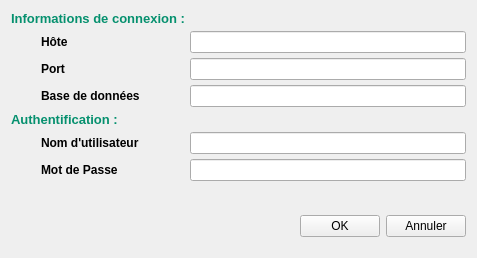
<?xml version="1.0" encoding="UTF-8"?>
<ui version="4.0">
 <class>Form</class>
 <widget class="QWidget" name="Form">
  <property name="geometry">
   <rect>
    <x>0</x>
    <y>0</y>
    <width>477</width>
    <height>258</height>
   </rect>
  </property>
  <property name="windowTitle">
   <string>Connexion</string>
  </property>
  <layout class="QVBoxLayout" name="verticalLayout">
   <item>
    <layout class="QFormLayout" name="FL_connect">
     <property name="horizontalSpacing">
      <number>5</number>
     </property>
     <property name="verticalSpacing">
      <number>5</number>
     </property>
     <property name="bottomMargin">
      <number>10</number>
     </property>
     <item row="0" column="0">
      <widget class="QLabel" name="lbl_infocon">
       <property name="font">
        <font>
         <family>Arial</family>
         <pointsize>10</pointsize>
         <weight>75</weight>
         <bold>true</bold>
        </font>
       </property>
       <property name="styleSheet">
        <string notr="true">color: rgb(5, 144, 110);</string>
       </property>
       <property name="text">
        <string>Informations de connexion :</string>
       </property>
      </widget>
     </item>
     <item row="1" column="0">
      <widget class="QLabel" name="lbl_host">
       <property name="font">
        <font>
         <family>Arial</family>
         <weight>75</weight>
         <bold>true</bold>
        </font>
       </property>
       <property name="text">
        <string>Hôte</string>
       </property>
       <property name="indent">
        <number>30</number>
       </property>
      </widget>
     </item>
     <item row="1" column="1">
      <widget class="QLineEdit" name="le_host"/>
     </item>
     <item row="2" column="0">
      <widget class="QLabel" name="lbl_port">
       <property name="font">
        <font>
         <family>Arial</family>
         <weight>75</weight>
         <bold>true</bold>
        </font>
       </property>
       <property name="text">
        <string>Port</string>
       </property>
       <property name="indent">
        <number>30</number>
       </property>
      </widget>
     </item>
     <item row="2" column="1">
      <widget class="QLineEdit" name="le_port"/>
     </item>
     <item row="3" column="0">
      <widget class="QLabel" name="lbl_bdd">
       <property name="font">
        <font>
         <family>Arial</family>
         <weight>75</weight>
         <bold>true</bold>
        </font>
       </property>
       <property name="text">
        <string>Base de données</string>
       </property>
       <property name="indent">
        <number>30</number>
       </property>
      </widget>
     </item>
     <item row="3" column="1">
      <widget class="QLineEdit" name="le_bdd"/>
     </item>
     <item row="4" column="0">
      <widget class="QLabel" name="lbl_login">
       <property name="font">
        <font>
         <family>Arial</family>
         <pointsize>10</pointsize>
         <weight>75</weight>
         <bold>true</bold>
        </font>
       </property>
       <property name="styleSheet">
        <string notr="true">color: rgb(5, 144, 110);</string>
       </property>
       <property name="text">
        <string>Authentification :</string>
       </property>
      </widget>
     </item>
     <item row="5" column="0">
      <widget class="QLabel" name="lbl_username">
       <property name="font">
        <font>
         <family>Arial</family>
         <weight>75</weight>
         <bold>true</bold>
        </font>
       </property>
       <property name="text">
        <string>Nom d'utilisateur</string>
       </property>
       <property name="indent">
        <number>30</number>
       </property>
      </widget>
     </item>
     <item row="5" column="1">
      <widget class="QLineEdit" name="le_username"/>
     </item>
     <item row="6" column="0">
      <widget class="QLabel" name="lbl_psw">
       <property name="font">
        <font>
         <family>Arial</family>
         <weight>75</weight>
         <bold>true</bold>
        </font>
       </property>
       <property name="text">
        <string>Mot de Passe</string>
       </property>
       <property name="indent">
        <number>30</number>
       </property>
      </widget>
     </item>
     <item row="6" column="1">
      <widget class="QgsPasswordLineEdit" name="ple_psw"/>
     </item>
    </layout>
   </item>
   <item>
    <layout class="QHBoxLayout" name="horizontalLayout">
     <property name="bottomMargin">
      <number>10</number>
     </property>
     <item>
      <spacer name="horizontalSpacer">
       <property name="orientation">
        <enum>Qt::Horizontal</enum>
       </property>
       <property name="sizeHint" stdset="0">
        <size>
         <width>40</width>
         <height>20</height>
        </size>
       </property>
      </spacer>
     </item>
     <item>
      <widget class="QPushButton" name="pb_ok">
       <property name="text">
        <string>OK</string>
       </property>
      </widget>
     </item>
     <item>
      <widget class="QPushButton" name="pb_annuler">
       <property name="text">
        <string>Annuler</string>
       </property>
      </widget>
     </item>
    </layout>
   </item>
  </layout>
 </widget>
 <customwidgets>
  <customwidget>
   <class>QgsPasswordLineEdit</class>
   <extends>QLineEdit</extends>
   <header>qgspasswordlineedit.h</header>
  </customwidget>
 </customwidgets>
 <resources/>
 <connections/>
</ui>
